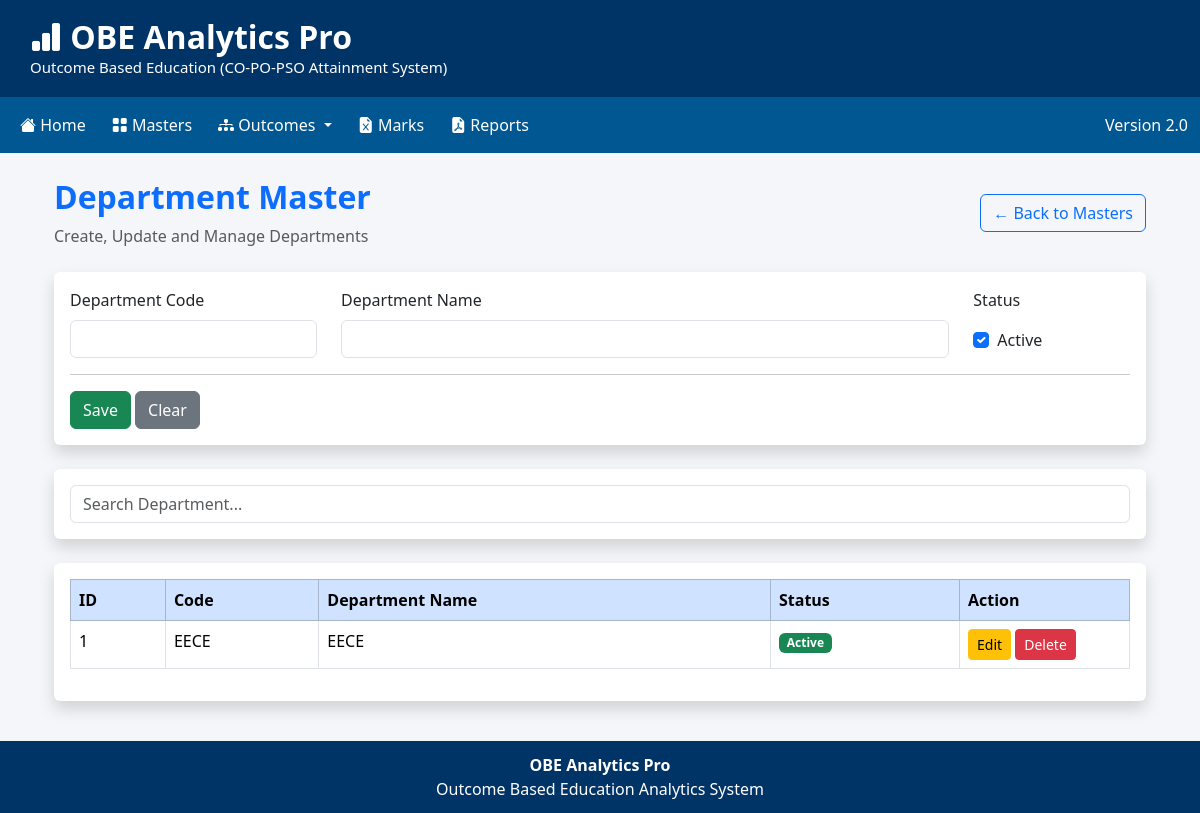
Screenshot of /department with the database file from the repository.
### tables this page shows
CREATE TABLE Department (
            id INTEGER PRIMARY KEY AUTOINCREMENT,
            department_code TEXT NOT NULL UNIQUE,
            department_name TEXT NOT NULL,
            is_active INTEGER NOT NULL DEFAULT 1,
            created_at TIMESTAMP DEFAULT CURRENT_TIMESTAMP,
            updated_at TIMESTAMP
        );

### modules/department.py (the view)
@router.get("/department")
def department(request: Request):
    departments = get_all_departments()
    return templates.TemplateResponse(
        request=request,
        name="department.html",
        context={
            "title": "Department",
            "department": None,
            "departments": departments
        }
    )

### templates/department.html (shortened to what this page needs)
{% extends "base.html" %}
{% block content %}
<div class="container mt-4">
    <div class="d-flex justify-content-between align-items-center mb-4">
        <div>
            <h2 class="fw-bold text-primary">Department Master</h2>
            <p class="text-muted mb-0">
                Create, Update and Manage Departments
            </p>
        </div>
        <a href="/masters" class="btn btn-outline-primary">
            ← Back to Masters
        </a>
    </div>
    <div class="card shadow">
        <div class="card-body">
            {% if department %}
            <form action="/department/update/{{ department.id }}" method="post">
            {% else %}
            <form action="/department/save" method="post">
            {% endif %}
                <div class="row">
                    <div class="col-md-3">
                        <label class="form-label">
                            Department Code
                        </label>
                        <input
                            type="text"
                            name="department_code"
                            class="form-control"
                            maxlength="10"
                            style="text-transform:uppercase"
                            required
                            value="{% if department %}{{ department.department_code }}{% endif %}"
                        >
                    </div>
                    <div class="col-md-7">
                        <label class="form-label">
                            Department Name
                        </label>
                        <input
                            type="text"
                            name="department_name"
                            class="form-control"
                            maxlength="100"
                            required
                            value="{% if department %}{{ department.department_name }}{% endif %}"
                        >
                    </div>
                    <div class="col-md-2">
                        <label class="form-label">
                            Status
                        </label>
                        <div class="form-check mt-2">
                            <input
                                class="form-check-input"
                                type="checkbox"
                                name="is_active"
                                value="1"
                                {% if not department or department.is_active %}
                                checked
                                {% endif %}
                            >
                            <label class="form-check-label">
                                Active
                            </label>
                        </div>
                    </div>
                </div>
                <hr>
                {% if department %}
                <button class="btn btn-warning">
                    Update
                </button>
                {% else %}
                <button class="btn btn-success">
                    Save
                </button>
                {% endif %}
                <a href="/department" class="btn btn-secondary">
                    Clear
                </a>
            </form>
        </div>
    </div>
    <div class="card shadow mt-4">
        <div class="card-body">
            <input
                type="text"
                id="searchBox"
                class="form-control"
                placeholder="Search Department..."
                onkeyup="searchTable()"
            >
        </div>
    </div>
    <div class="card shadow mt-4">
        <div class="card-body">
            <table class="table table-bordered table-hover" id="deptTable">
                <thead class="table-primary">
                    <tr>
                        <th>ID</th>
                        <th>Code</th>
                        <th>Department Name</th>
                        <th>Status</th>
                        <th width="170">Action</th>
                    </tr>
                </thead>
                <tbody>
                {% for d in departments %}
                    <tr>
                        <td>{{ d.id }}</td>
                        <td>{{ d.department_code }}</td>
                        <td>{{ d.department_name }}</td>
                        <td>
                            {% if d.is_active %}
                                <span class="badge bg-success">
                                    Active
                                </span>
                            {% else %}
                                <span class="badge bg-danger">
                                    Inactive
                                </span>
                            {% endif %}
                        </td>
                        <td>
                            <a
                                href="/department/edit/{{ d.id }}"
                                class="btn btn-sm btn-warning"
                            >
                                Edit
                            </a>
                            <a
                                href="/department/delete/{{ d.id }}"
                                class="btn btn-sm btn-danger"
                                onclick="return confirm('Delete this Department?')"
                            >
                                Delete
                            </a>
                        </td>
                    </tr>
                {% endfor %}
                </tbody>
            </table>
        </div>
    </div>
</div>
{% endblock %}

### templates/base.html (style rules this page uses)
body { background:#f4f6f9; font-family:"Segoe UI",Tahoma,Verdana,sans-serif; }
.card { border:none; box-shadow:0 2px 8px rgba(0,0,0,.10); }

### rows the page displays
Department: id "1", department_code "EECE", department_name "EECE", is_active "Active"
